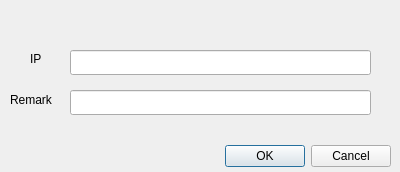
<?xml version="1.0" encoding="UTF-8"?>
<ui version="4.0">
 <class>PersonEdit</class>
 <widget class="QDialog" name="PersonEdit">
  <property name="geometry">
   <rect>
    <x>0</x>
    <y>0</y>
    <width>400</width>
    <height>172</height>
   </rect>
  </property>
  <property name="windowTitle">
   <string>Dialog</string>
  </property>
  <property name="styleSheet">
   <string notr="true">border-image:url(:/res/personEdit.png);</string>
  </property>
  <widget class="QDialogButtonBox" name="buttonBox">
   <property name="geometry">
    <rect>
     <x>50</x>
     <y>140</y>
     <width>341</width>
     <height>32</height>
    </rect>
   </property>
   <property name="orientation">
    <enum>Qt::Horizontal</enum>
   </property>
   <property name="standardButtons">
    <set>QDialogButtonBox::Cancel|QDialogButtonBox::Ok</set>
   </property>
  </widget>
  <widget class="QLineEdit" name="personIP">
   <property name="geometry">
    <rect>
     <x>70</x>
     <y>50</y>
     <width>301</width>
     <height>25</height>
    </rect>
   </property>
  </widget>
  <widget class="QLabel" name="label">
   <property name="geometry">
    <rect>
     <x>30</x>
     <y>50</y>
     <width>31</width>
     <height>17</height>
    </rect>
   </property>
   <property name="text">
    <string>IP</string>
   </property>
  </widget>
  <widget class="QLineEdit" name="nickname">
   <property name="geometry">
    <rect>
     <x>70</x>
     <y>90</y>
     <width>301</width>
     <height>25</height>
    </rect>
   </property>
  </widget>
  <widget class="QLabel" name="label_2">
   <property name="geometry">
    <rect>
     <x>10</x>
     <y>90</y>
     <width>51</width>
     <height>20</height>
    </rect>
   </property>
   <property name="text">
    <string>Remark</string>
   </property>
  </widget>
 </widget>
 <resources/>
 <connections>
  <connection>
   <sender>buttonBox</sender>
   <signal>accepted()</signal>
   <receiver>PersonEdit</receiver>
   <slot>accept()</slot>
   <hints>
    <hint type="sourcelabel">
     <x>248</x>
     <y>254</y>
    </hint>
    <hint type="destinationlabel">
     <x>157</x>
     <y>274</y>
    </hint>
   </hints>
  </connection>
  <connection>
   <sender>buttonBox</sender>
   <signal>rejected()</signal>
   <receiver>PersonEdit</receiver>
   <slot>reject()</slot>
   <hints>
    <hint type="sourcelabel">
     <x>316</x>
     <y>260</y>
    </hint>
    <hint type="destinationlabel">
     <x>286</x>
     <y>274</y>
    </hint>
   </hints>
  </connection>
 </connections>
</ui>
